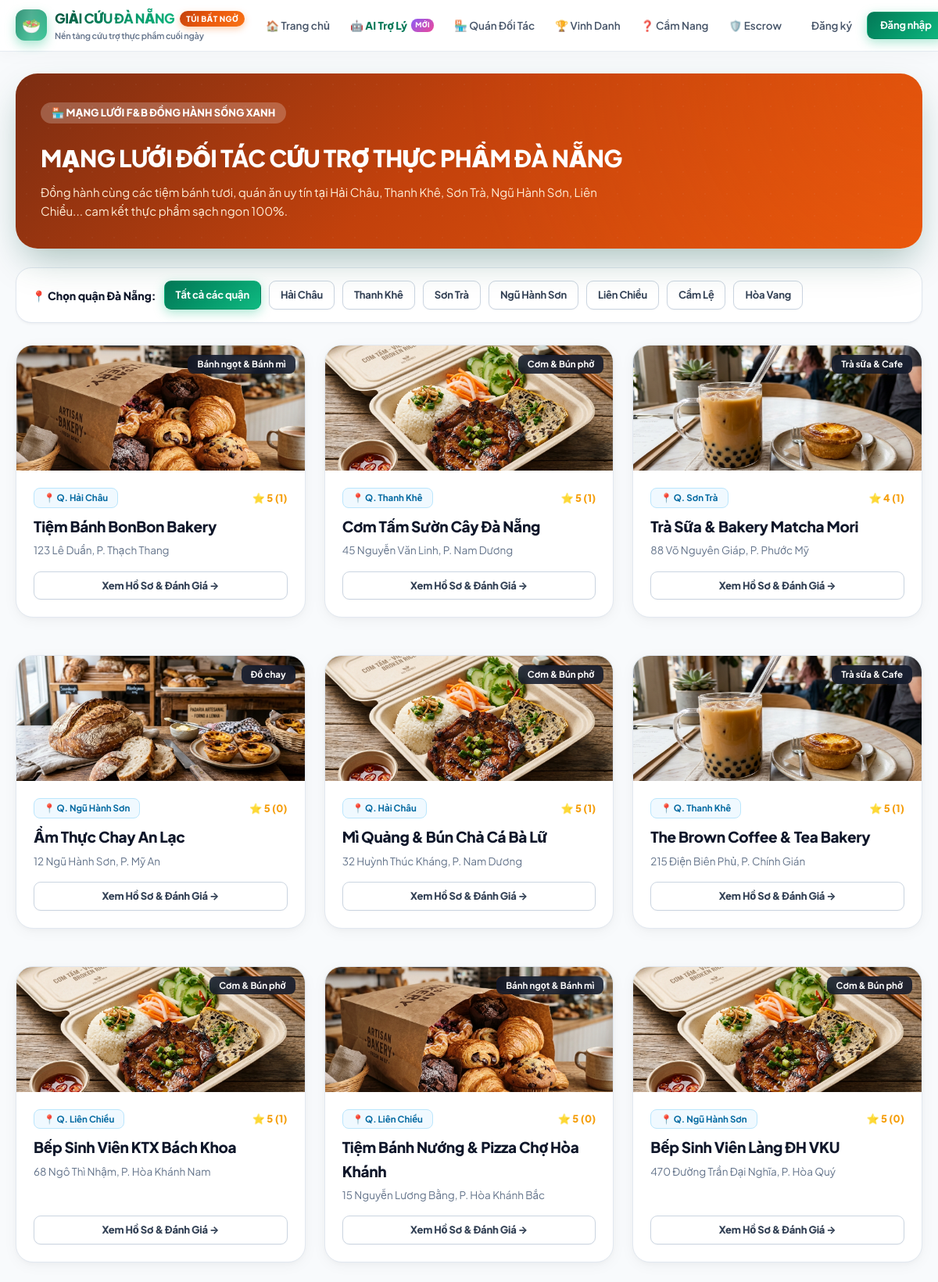
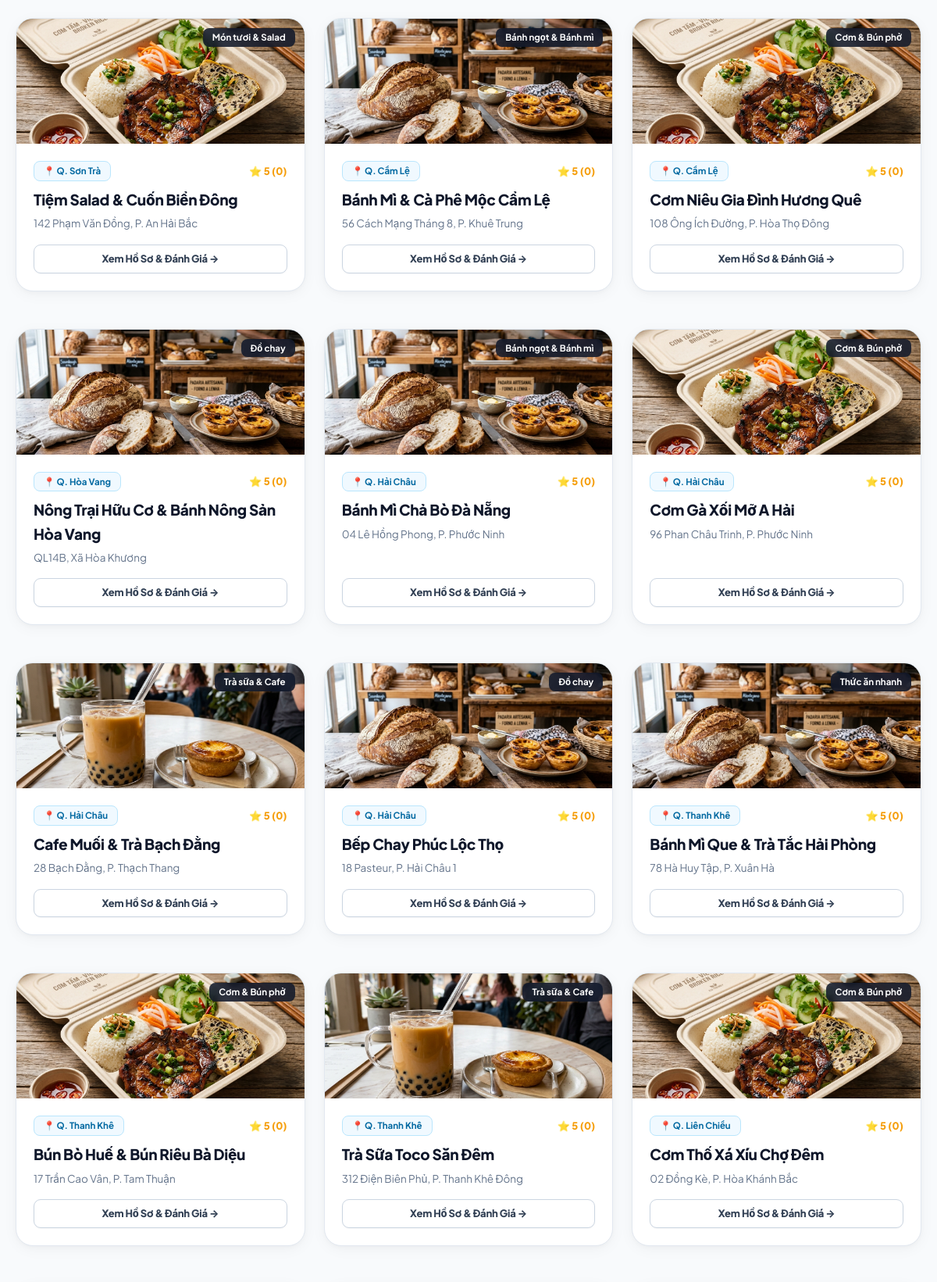
The app's page /doi_tac.php (upper part) with its own data (2 pictures, top to bottom).
### tables this page shows
CREATE TABLE `shops` (
  `id` int(11) NOT NULL AUTO_INCREMENT,
  `owner_id` int(11) NOT NULL,
  `name` varchar(150) NOT NULL,
  `address` varchar(255) NOT NULL,
  `district` varchar(50) NOT NULL,
  `type` varchar(50) NOT NULL,
  `image` varchar(255) DEFAULT NULL,
  `violation_count` int(11) NOT NULL DEFAULT 0,
  `status` enum('cho_duyet','da_duyet') NOT NULL DEFAULT 'cho_duyet',
  `created_at` datetime DEFAULT current_timestamp(),
  PRIMARY KEY (`id`),
  KEY `fk_shops_owner` (`owner_id`),
  CONSTRAINT `fk_shops_owner` FOREIGN KEY (`owner_id`) REFERENCES `users` (`id`) ON DELETE CASCADE
);

### functions.php (called while the page is built, shortened)
<?php
function get_logged_in_user($conn) {
    if (!isset($_SESSION['user_id'])) {
        return null;
    }
    return null;
}
function get_shop_rating($conn, $shop_id) {
    $shop_id = (int)$shop_id;
    $stmt = mysqli_prepare($conn, "SELECT COUNT(*) AS total, COALESCE(AVG(rating), 5.0) AS avg_rate FROM reviews WHERE shop_id = ?");
    mysqli_stmt_bind_param($stmt, "i", $shop_id);
    mysqli_stmt_execute($stmt);
    $res = mysqli_stmt_get_result($stmt);
    $row = mysqli_fetch_assoc($res);
    $total = (int)($row['total'] ?? 0);
    $avg = round((float)($row['avg_rate'] ?? 5.0), 1);
    if ($total === 0) {
        $avg = 5.0;
    }
    return [
        'total' => $total,
        'avg' => $avg
    ];
}
?>

### doi_tac.php (the view, shortened to what this page needs)
<?php
require_once __DIR__ . '/config.php';
require_once __DIR__ . '/functions.php';
$filter_district = trim($_GET['district'] ?? '');
$sql = "SELECT s.*, u.name AS owner_name,
               (SELECT COUNT(*) FROM bags WHERE shop_id = s.id AND close_at > NOW()) AS active_bags_count
        FROM shops s
        JOIN users u ON s.owner_id = u.id
        WHERE s.status = 'da_duyet'";
$sql .= " ORDER BY s.id ASC";
$res = mysqli_query($conn, $sql);
$shops = [];
while ($row = mysqli_fetch_assoc($res)) {
    $shops[] = $row;
}
require_once __DIR__ . '/header.php';
?>
<div style="margin-bottom: 24px;">
    <div class="hero-wrapper" style="background: radial-gradient(circle at top right, rgba(234, 88, 12, 0.25), transparent 50%), linear-gradient(135deg, #7c2d12 0%, #c2410c 45%, #ea580c 100%); padding: 36px 32px; margin-bottom: 24px;">
        <span class="badge" style="background: rgba(255,255,255,0.22); color: white; font-size: 13px; padding: 6px 14px; border-radius: 20px; font-weight: 800; margin-bottom: 12px;">
            🏪 MẠNG LƯỚI F&B ĐỒNG HÀNH SỐNG XANH
        </span>
        <h1 style="font-size: 30px; font-weight: 900; margin-top: 8px; letter-spacing: -0.6px;">
            MẠNG LƯỚI ĐỐI TÁC CỨU TRỢ THỰC PHẨM ĐÀ NẴNG
        </h1>
        <p style="font-size: 15px; color: #ffedd5; max-width: 720px; margin-top: 8px;">
            Đồng hành cùng các tiệm bánh tươi, quán ăn uy tín tại Hải Châu, Thanh Khê, Sơn Trà, Ngũ Hành Sơn, Liên Chiểu... cam kết thực phẩm sạch ngon 100%.
        </p>
    </div>
    <div class="filter-card" style="padding: 16px 20px; margin-bottom: 28px;">
        <div style="display: flex; gap: 10px; align-items: center; flex-wrap: wrap;">
            <label style="font-weight: 800; font-size: 14px; color: var(--text-dark);">📍 Chọn quận Đà Nẵng:</label>
            <a href="<?php echo BASE_URL; ?>doi_tac.php" class="btn btn-sm <?php echo empty($filter_district) ? 'btn-primary' : 'btn-outline'; ?>">Tất cả các quận</a>
            <?php
            $districts = ['Hải Châu', 'Thanh Khê', 'Sơn Trà', 'Ngũ Hành Sơn', 'Liên Chiểu', 'Cẩm Lệ', 'Hòa Vang'];
            foreach ($districts as $d):
                $active = ($filter_district === $d);
            ?>
                <a href="<?php echo BASE_URL; ?>doi_tac.php?district=<?php echo urlencode($d); ?>" class="btn btn-sm <?php echo $active ? 'btn-primary' : 'btn-outline'; ?>">
                    <?php echo htmlspecialchars($d); ?>
                </a>
            <?php endforeach; ?>
        </div>
    </div>
    <?php if (empty($shops)): ?>
        <div class="card" style="text-align: center; padding: 40px;">
            <p style="color: var(--text-muted);">Chưa có cửa hàng nào tại quận này.</p>
        </div>
    <?php else: ?>
        <div style="display: grid; grid-template-columns: repeat(auto-fill, minmax(320px, 1fr)); gap: 24px;">
            <?php foreach ($shops as $s):
                $rating_data = get_shop_rating($conn, $s['id']);
                $shop_img = !empty($s['image']) ? BASE_URL . 'uploads/' . htmlspecialchars($s['image']) : BASE_URL . 'uploads/bag_banh_ngot.jpg';
            ?>
                <div class="card" style="padding: 0; overflow: hidden; display: flex; flex-direction: column; border-radius: 22px;">
                    <div style="height: 160px; background: #e0f2f1; position: relative; overflow: hidden;">
                        <img src="<?php echo $shop_img; ?>" alt="<?php echo htmlspecialchars($s['name']); ?>" style="width: 100%; height: 100%; object-fit: cover;">
                        <span class="badge" style="position: absolute; top: 12px; right: 12px; background: rgba(15, 23, 42, 0.85); color: white; font-size: 11.5px; backdrop-filter: blur(6px);">
                            <?php echo htmlspecialchars($s['type']); ?>
                        </span>
                    </div>
                    <div style="padding: 22px; flex: 1; display: flex; flex-direction: column;">
                        <div style="display: flex; justify-content: space-between; align-items: center; margin-bottom: 8px;">
                            <span class="badge badge-info" style="font-size: 11.5px;">
                                📍 Q. <?php echo htmlspecialchars($s['district']); ?>
                            </span>
                            <span style="font-size: 13px; color: #f59e0b; font-weight: 800;">
                                ⭐ <?php echo $rating_data['avg']; ?> (<?php echo $rating_data['total']; ?>)
                            </span>
                        </div>
                        <h3 style="font-size: 19px; font-weight: 800; color: var(--text-dark); margin-bottom: 6px; letter-spacing: -0.3px;">
                            <a href="<?php echo BASE_URL; ?>quan_chi_tiet.php?id=<?php echo $s['id']; ?>" style="color: inherit; text-decoration: none;">
                                <?php echo htmlspecialchars($s['name']); ?>
                            </a>
                        </h3>
                        <p style="font-size: 13.5px; color: var(--text-muted); margin-bottom: 16px; line-height: 1.5;">
                            <?php echo htmlspecialchars($s['address']); ?>
                        </p>
                        <div style="margin-top: auto; display: flex; gap: 8px;">
                            <a href="<?php echo BASE_URL; ?>quan_chi_tiet.php?id=<?php echo $s['id']; ?>" class="btn btn-outline btn-block btn-sm" style="font-weight: 800;">
                                Xem Hồ Sơ & Đánh Giá &rarr;
                            </a>
                        </div>
                    </div>
                </div>
            <?php endforeach; ?>
        </div>
    <?php endif; ?>
</div>
<?php require_once __DIR__ . '/footer.php'; ?>

### header.php (shortened to what this page needs)
<?php
require_once __DIR__ . '/config.php';
require_once __DIR__ . '/functions.php';
$current_user = get_logged_in_user($conn);
?>
<!DOCTYPE html>
<html lang="vi">
<head>
    <link rel="stylesheet" href="<?php echo BASE_URL; ?>css/style.css">
</head>
<body>
<header class="header-nav">
    <div class="nav-container">
        <a href="<?php echo BASE_URL; ?>index.php" class="logo-area">
            <div class="logo-badge">🥗</div>
            <div class="logo-info">
                <div class="logo-title-row">
                    <span class="logo-text">GIẢI CỨU ĐÀ NẴNG</span>
                    <span class="logo-tag">Túi Bất Ngờ</span>
                </div>
                <small class="logo-subtitle">Nền tảng cứu trợ thực phẩm cuối ngày</small>
            </div>
        </a>
        <nav class="nav-main">
            <a href="<?php echo BASE_URL; ?>index.php" class="nav-link">🏠 Trang chủ</a>
            <a href="<?php echo BASE_URL; ?>ai_tro_ly.php" class="nav-link nav-link-ai">
                🤖 AI Trợ Lý
                <span class="nav-tag-new">MỚI</span>
            </a>
            <a href="<?php echo BASE_URL; ?>doi_tac.php" class="nav-link">🏪 Quán Đối Tác</a>
            <a href="<?php echo BASE_URL; ?>vinh_danh.php" class="nav-link">🏆 Vinh Danh</a>
            <a href="<?php echo BASE_URL; ?>faq.php" class="nav-link">❓ Cẩm Nang</a>
            <a href="<?php echo BASE_URL; ?>quy_trinh.php" class="nav-link">🛡️ Escrow</a>
        </nav>
        <div class="nav-user-area">
            <?php if (!$current_user): ?>
                <a href="<?php echo BASE_URL; ?>dang_ky.php" class="nav-link">Đăng ký</a>
                <a href="<?php echo BASE_URL; ?>dang_nhap.php" class="btn btn-primary btn-sm" style="padding: 6px 16px;">Đăng nhập</a>
            <?php endif; ?>
        </div>
    </div>
</header>
<main class="container">

### footer.php (shortened to what this page needs)
</main>
</body>
</html>

### records on screen
shops: image (picture), type "Bánh ngọt & Bánh mì", district "Hải Châu", avg "5", total "1", name "Tiệm Bánh BonBon Bakery", address "123 Lê Duẩn, P. Thạch Thang"
shops: image (picture), type "Cơm & Bún phở", district "Thanh Khê", avg "5", total "1", name "Cơm Tấm Sườn Cây Đà Nẵng", address "45 Nguyễn Văn Linh, P. Nam Dương"
shops: image (picture), type "Trà sữa & Cafe", district "Sơn Trà", avg "4", total "1", name "Trà Sữa & Bakery Matcha Mori", address "88 Võ Nguyên Giáp, P. Phước Mỹ"
shops: image (picture), type "Đồ chay", district "Ngũ Hành Sơn", avg "5", total "0", name "Ẩm Thực Chay An Lạc", address "12 Ngũ Hành Sơn, P. Mỹ An"
shops: image (picture), type "Cơm & Bún phở", district "Hải Châu", avg "5", total "1", name "Mì Quảng & Bún Chả Cá Bà Lữ", address "32 Huỳnh Thúc Kháng, P. Nam Dương"
shops: image (picture), type "Trà sữa & Cafe", district "Thanh Khê", avg "5", total "1", name "The Brown Coffee & Tea Bakery", address "215 Điện Biên Phủ, P. Chính Gián"
shops: image (picture), type "Cơm & Bún phở", district "Liên Chiểu", avg "5", total "1", name "Bếp Sinh Viên KTX Bách Khoa", address "68 Ngô Thì Nhậm, P. Hòa Khánh Nam"
shops: image (picture), type "Bánh ngọt & Bánh mì", district "Liên Chiểu", avg "5", total "0", name "Tiệm Bánh Nướng & Pizza Chợ Hòa Khánh", address "15 Nguyễn Lương Bằng, P. Hòa Khánh Bắc"
shops: image (picture), type "Cơm & Bún phở", district "Ngũ Hành Sơn", avg "5", total "0", name "Bếp Sinh Viên Làng ĐH VKU", address "470 Đường Trần Đại Nghĩa, P. Hòa Quý"
shops: image (picture), type "Món tươi & Salad", district "Sơn Trà", avg "5", total "0", name "Tiệm Salad & Cuốn Biển Đông", address "142 Phạm Văn Đồng, P. An Hải Bắc"
shops: image (picture), type "Bánh ngọt & Bánh mì", district "Cẩm Lệ", avg "5", total "0", name "Bánh Mì & Cà Phê Mộc Cẩm Lệ", address "56 Cách Mạng Tháng 8, P. Khuê Trung"
shops: image (picture), type "Cơm & Bún phở", district "Cẩm Lệ", avg "5", total "0", name "Cơm Niêu Gia Đình Hương Quê", address "108 Ông Ích Đường, P. Hòa Thọ Đông"
shops: image (picture), type "Đồ chay", district "Hòa Vang", avg "5", total "0", name "Nông Trại Hữu Cơ & Bánh Nông Sản Hòa Vang", address "QL14B, Xã Hòa Khương"
shops: image (picture), type "Bánh ngọt & Bánh mì", district "Hải Châu", avg "5", total "0", name "Bánh Mì Chả Bò Đà Nẵng", address "04 Lê Hồng Phong, P. Phước Ninh"
shops: image (picture), type "Cơm & Bún phở", district "Hải Châu", avg "5", total "0", name "Cơm Gà Xối Mỡ A Hải", address "96 Phan Châu Trinh, P. Phước Ninh"
shops: image (picture), type "Trà sữa & Cafe", district "Hải Châu", avg "5", total "0", name "Cafe Muối & Trà Bạch Đằng", address "28 Bạch Đằng, P. Thạch Thang"
shops: image (picture), type "Đồ chay", district "Hải Châu", avg "5", total "0", name "Bếp Chay Phúc Lộc Thọ", address "18 Pasteur, P. Hải Châu 1"
shops: image (picture), type "Thức ăn nhanh", district "Thanh Khê", avg "5", total "0", name "Bánh Mì Que & Trà Tắc Hải Phòng", address "78 Hà Huy Tập, P. Xuân Hà"
shops: image (picture), type "Cơm & Bún phở", district "Thanh Khê", avg "5", total "0", name "Bún Bò Huế & Bún Riêu Bà Diệu", address "17 Trần Cao Vân, P. Tam Thuận"
shops: image (picture), type "Trà sữa & Cafe", district "Thanh Khê", avg "5", total "0", name "Trà Sữa Toco Săn Đêm", address "312 Điện Biên Phủ, P. Thanh Khê Đông"
shops: image (picture), type "Cơm & Bún phở", district "Liên Chiểu", avg "5", total "0", name "Cơm Thố Xá Xíu Chợ Đêm", address "02 Đồng Kè, P. Hòa Khánh Bắc"

### other values on screen
$d "Hải Châu"
$d "Thanh Khê"
$d "Sơn Trà"
$d "Ngũ Hành Sơn"
$d "Liên Chiểu"
$d "Cẩm Lệ"
$d "Hòa Vang"
